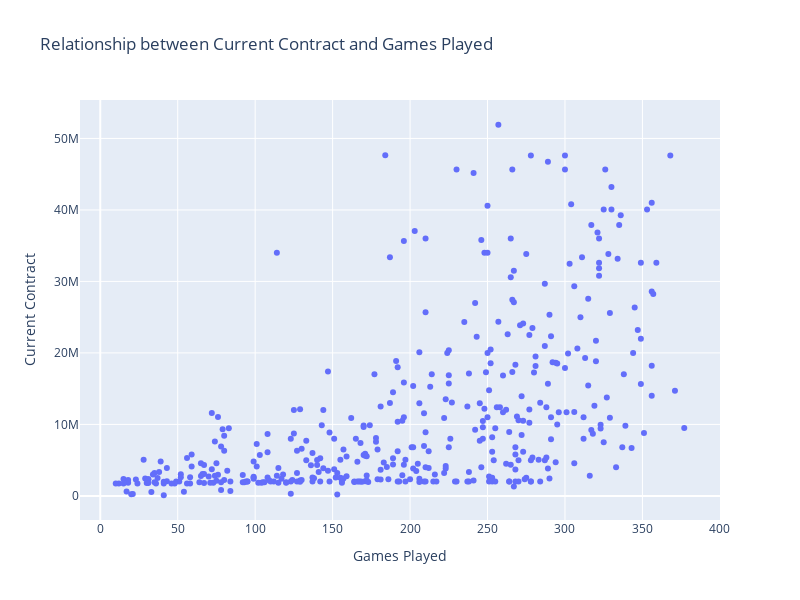

Source (notebook cell):
### Markdown cell above
With the exception of Kevin Durant and Kawhi Leonard the top earners have all played at least 3 seasons over the last five years. Next I will explore the relationship between the number of games played and contract values.

### Code cell
#print the correlation metric
print(preprocessed_data[['GP','Current_Contract']].corr())

# Create scatter plot
fig = px.scatter(preprocessed_data, x='GP', y='Current_Contract',
                 title='Relationship between Current Contract and Games Played',
                 labels={'GP': 'Games Played', 'Current_Contract': 'Current Contract'})

# Update layout
fig.update_layout(width=800, height=600)

# Show the plot
fig.show()

### Figure 1 — Plotly figure (JSON) as saved in the notebook; plotly's stock layout.template omitted (floating-point values rounded to 4 significant figures; data arrays with more than 128 entries replaced by an {"elided": "..."} marker saying what was removed)
{"data": [{"hovertemplate": "Games Played=%{x}<br>Current Contract=%{y}<extra></extra>", "legendgroup": "", "marker": {"color": "#636efa", "symbol": "circle"}, "mode": "markers", "name": "", "orientation": "v", "showlegend": false, "type": "scatter", "x": {"elided": "419 int values"}, "xaxis": "x", "y": {"elided": "419 int values"}, "yaxis": "y"}], "layout": {"height": 600, "legend": {"tracegroupgap": 0}, "title": {"text": "Relationship between Current Contract and Games Played"}, "width": 800, "xaxis": {"anchor": "y", "autorange": true, "domain": [0, 1], "range": [-13.08, 400.1], "title": {"text": "Games Played"}, "type": "linear"}, "yaxis": {"anchor": "x", "autorange": true, "domain": [0, 1], "range": [-3369000.0, 55380000.0], "title": {"text": "Current Contract"}, "type": "linear"}}}
